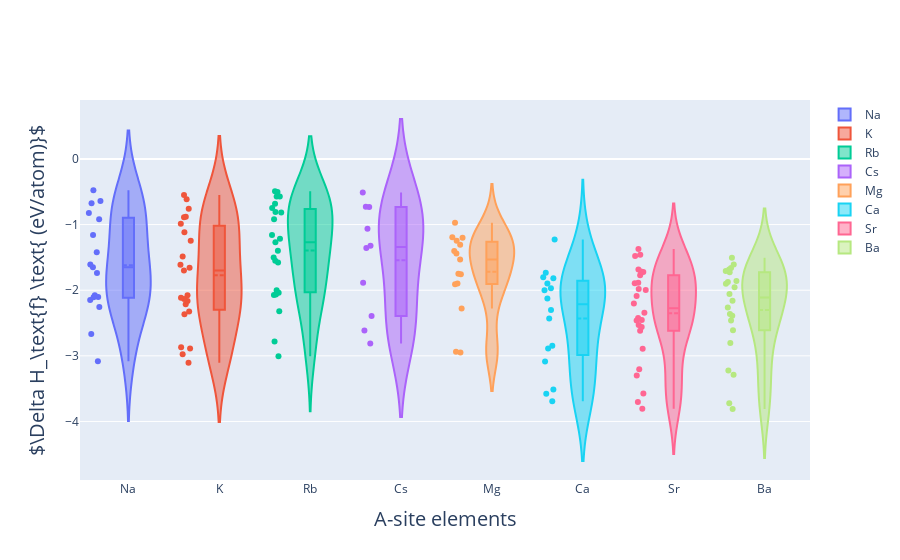

Here is the notebook cell this chart was saved with:
### Markdown cell above
## 1. A-site elements (formation enthalpy)

### Code cell
fig = go.Figure()

Asite_elements = ['Na', 'K', 'Rb', 'Cs', 'Mg', 'Ca', 'Sr', 'Ba']

DHf_list = []
total_E_list = []
tot_mag_list = []
Ehull_list = []
Eg_list = []
Volume_list = []

for Asite_element in Asite_elements:
    DHf = df_Asite['DHf_%s' % (Asite_element)]
    DHf_list.append(DHf)
    
    total_E = df_Asite['total_E_%s' % (Asite_element)]
    total_E_list.append(total_E)
    
    tot_mag = df_Asite['tot_mag_%s' % (Asite_element)]
    tot_mag_list.append(tot_mag)
    
    Ehull = df_Asite['Ehull_ref_%s' % (Asite_element)]
    Ehull_list.append(Ehull)
    
    Eg = df_Asite['Eg_%s' % (Asite_element)]
    Eg_list.append(Eg)
    
    Volume = df_Asite['Volume_%s' % (Asite_element)]
    Volume_list.append(Volume)
        
properties = [DHf_list, total_E_list, tot_mag_list, Ehull_list, Eg_list, Volume_list]
        
for idx in range(len(Asite_elements)):
    fig.add_trace(go.Violin(y = DHf_list[idx], name = Asite_elements[idx],
                           box_visible = True, meanline_visible = True,
                           points = 'all', scalemode = 'count'))
fig.update_xaxes(title_text = 'A-site elements', titlefont = dict(size = 20))
fig.update_yaxes(title_text = r'$\Delta H_\text{f} \text{ (eV/atom)}$', titlefont = dict(size = 20))
    
fig.show()

### Figure 1 — Plotly figure (JSON) as saved in the notebook; plotly's stock layout.template omitted (floating-point values rounded to 4 significant figures; data arrays with more than 128 entries replaced by an {"elided": "..."} marker saying what was removed)
{"data": [{"box": {"visible": true}, "meanline": {"visible": true}, "name": "Na", "points": "all", "scalemode": "count", "type": "violin", "y": {"elided": "243 float values"}}, {"box": {"visible": true}, "meanline": {"visible": true}, "name": "K", "points": "all", "scalemode": "count", "type": "violin", "y": {"elided": "243 float values"}}, {"box": {"visible": true}, "meanline": {"visible": true}, "name": "Rb", "points": "all", "scalemode": "count", "type": "violin", "y": {"elided": "243 float values"}}, {"box": {"visible": true}, "meanline": {"visible": true}, "name": "Cs", "points": "all", "scalemode": "count", "type": "violin", "y": {"elided": "243 float values"}}, {"box": {"visible": true}, "meanline": {"visible": true}, "name": "Mg", "points": "all", "scalemode": "count", "type": "violin", "y": {"elided": "243 float values"}}, {"box": {"visible": true}, "meanline": {"visible": true}, "name": "Ca", "points": "all", "scalemode": "count", "type": "violin", "y": {"elided": "243 float values"}}, {"box": {"visible": true}, "meanline": {"visible": true}, "name": "Sr", "points": "all", "scalemode": "count", "type": "violin", "y": {"elided": "243 float values"}}, {"box": {"visible": true}, "meanline": {"visible": true}, "name": "Ba", "points": "all", "scalemode": "count", "type": "violin", "y": {"elided": "243 float values"}}], "layout": {"xaxis": {"title": {"font": {"size": 20}, "text": "A-site elements"}}, "yaxis": {"title": {"font": {"size": 20}, "text": "$\\Delta H_\\text{f} \\text{ (eV/atom)}$"}}}}
